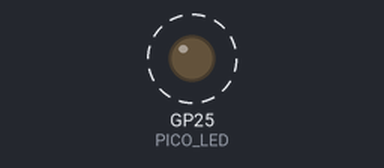
This program was run on a simulated Raspberry Pi Pico. On the bench: output pins drawn as LEDs (lit = HIGH). Dashed ring = blinking.

Above: at 0.2 s.
Timing chart, 0 to 3.0 s (numbered marks = the images above):
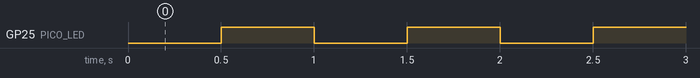

Measured:
- by itself, GP25 (PICO_LED): alternates HIGH for 0.50 s and LOW for 0.50 s

The program:

main.cpp
```cpp
#include <Arduino.h>

// put function declarations here:
int myFunction(int, int);

#define PICO_LED 25

void setup()
{
  // put your setup code here, to run once:
  int result = myFunction(2, 3);

  Serial.begin(115200);
  while (!Serial && millis() < 5000)
    ;

  pinMode(PICO_LED, OUTPUT);
  digitalWrite(PICO_LED, HIGH);
}

void loop()
{
  // put your main code here, to run repeatedly:
  digitalWrite(PICO_LED, LOW);
  delay(500);
  digitalWrite(PICO_LED, HIGH);
  delay(500);
}

// put function definitions here:
int myFunction(int x, int y)
{
  return x + y;
}
```
